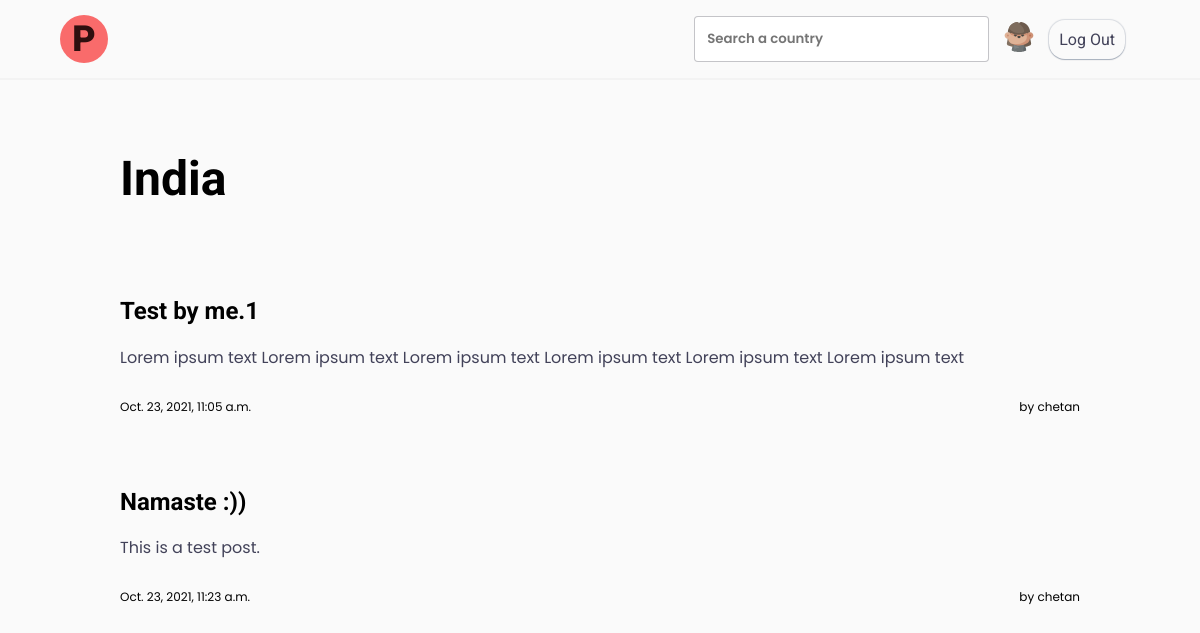
The page /India/ (signed in) on the database its author committed.
### heritage/models.py (models this page shows, shortened)
class Posts(models.Model):
    title = models.CharField(max_length=64)
    content =  models.CharField(max_length=1920)
    country = models.CharField(max_length=64)
    timestamp = models.DateTimeField(auto_now=True)
    poster = models.ForeignKey(User, on_delete=models.CASCADE, related_name="poster")

class User(AbstractUser):
    def __str__(self):
        return f"{self.username}"

### heritage/views.py (the view)
# urls.py: path("<str:country>/", views.country_page, name="country_page"),
def country_page(request, country):
    posts = Posts.objects.filter(country = country)
    return render(request, 'heritage/countryPage.html', {
        "posts" : posts,
        "country" : country,
    })

### heritage/templates/heritage/countryPage.html (shortened to what this page needs)
{% extends "heritage/layout.html" %}
{% load static %}
{% block body %}
<section class="info">
    <div class="info__name">
        <h1> {{country}} </h1>
    </div>
</section>
<section class="posts">
    {% for post in posts %}
    <div class="posts__post">
        <h2>{{post.title}}</h2>
        <p class="content">{{post.content}}</p>
        <div class="post-info">
            <p class="time"> {{post.timestamp}} </p>
            <p class="poster">by {{post.poster}} </p>
        </div>
    </div>
    {% endfor %}
</section>
{% endblock %}

### heritage/static/heritage/styles.css (style rules this page uses)
:root { --roboto: "Roboto", sans-serif; --poppins: "Poppins", sans-serif; }
html { box-sizing: border-box; }
*, *::before, *::after { box-sizing: inherit; }
body { margin: 0; padding: 0; background-color: #fafafa; }

### heritage/static/heritage/countryPage.css (style rules this page uses)
.info { width: 80%; margin: 30px auto 50px auto; }
.info__name { display: flex; justify-content: space-between; align-items: center; }
.info__name > h1 { font-size: 48px; font-family: var(--roboto); }
.posts { width: 80%; margin: auto; }
.posts__post { margin-bottom: 60px; }
.posts__post > h2 { font-family: var(--roboto); }
.posts__post > p { font-family: var(--poppins); }
.posts__post .content { color: #424259; }
.post-info { font-family: var(--poppins); display: flex; justify-content: space-between; }
.posts__post .post-info > p { font-size: 12px; }

### rows shown on the page
Posts: title "Test by me.1", content "Lorem ipsum text Lorem ipsum text Lorem ipsum text Lorem ipsum text Lorem ipsum text Lorem ipsum text", timestamp "Oct. 23, 2021, 11:05 a.m.", poster "chetan"
Posts: title "Namaste :))", content "This is a test post.", timestamp "Oct. 23, 2021, 11:23 a.m.", poster "chetan"

### other values the page prints
{{ country }} "India"
